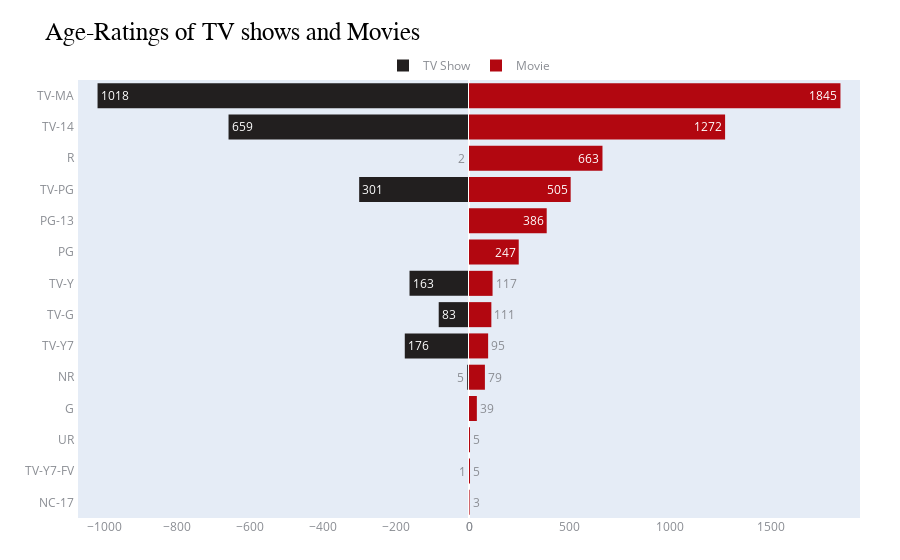

Write notebook code for a chart like this one.
### Code cell
fig = make_subplots(rows=1, cols=2, specs=[[{}, {}]], shared_yaxes=True, horizontal_spacing=0)
# bar plot for tv shows
fig.append_trace(go.Bar(x=df_tv_show.rating, y=df_tv_show.tv_show, orientation='h', showlegend=True, 
                        text=df_tv_show.rating_final, name='TV Show', marker_color='#221f1f'), 1, 1)
# bar plot for movies
fig.append_trace(go.Bar(x=df_movie.rating, y=df_movie.movie, orientation='h', showlegend=True, text=df_movie.rating,
                        name='Movie', marker_color='#b20710'), 1, 2)
fig.update_xaxes(showgrid=False)
fig.update_yaxes(showgrid=False, categoryorder='total ascending', ticksuffix=' ', showline=False)
fig.update_traces(hovertemplate=None, marker=dict(line=dict(width=0)))
fig.update_layout(title='Age-Ratings of TV shows and Movies',
                  margin=dict(t=80, b=0, l=70, r=40),
                  hovermode="y unified", 
                  xaxis_title=' ', yaxis_title=" ",
#                   plot_bgcolor='#333', paper_bgcolor='#333',
                  title_font=dict(size=25, color="black", family="Calibri Black"),
                  font=dict(color='#8a8d93'),
                  legend=dict(orientation="h", yanchor="bottom", y=1, xanchor="center", x=0.5),
                  hoverlabel=dict(bgcolor="black", font_size=13, font_family="Lato, sans-serif"))
fig.add_annotation(dict(x=0.81, y=0.6, ax=0, ay=0,
                    xref = "paper", yref = "paper"

                  ))
fig.add_annotation(dict(x=0.2, y=0.2, ax=0, ay=0,
                    xref = "paper", yref = "paper",

                  ))

### Figure 1 — Plotly figure (JSON) as saved in the notebook; plotly's stock layout.template omitted (floating-point values rounded to 4 significant figures)
{"data": [{"marker": {"color": "#221f1f", "line": {"width": 0}}, "name": "TV Show", "orientation": "h", "showlegend": true, "text": ["1018", "659", "301", "176", "163", "83", "5", "2", "1"], "type": "bar", "x": [-1018, -659, -301, -176, -163, -83, -5, -2, -1], "xaxis": "x", "y": ["TV-MA", "TV-14", "TV-PG", "TV-Y7", "TV-Y", "TV-G", "NR", "R", "TV-Y7-FV"], "yaxis": "y"}, {"marker": {"color": "#b20710", "line": {"width": 0}}, "name": "Movie", "orientation": "h", "showlegend": true, "text": ["1845", "1272", "663", "505", "386", "247", "117", "111", "95", "79", "39", "5", "5", "3"], "type": "bar", "x": [1845, 1272, 663, 505, 386, 247, 117, 111, 95, 79, 39, 5, 5, 3], "xaxis": "x2", "y": ["TV-MA", "TV-14", "R", "TV-PG", "PG-13", "PG", "TV-Y", "TV-G", "TV-Y7", "NR", "G", "TV-Y7-FV", "UR", "NC-17"], "yaxis": "y2"}], "layout": {"annotations": [{"ax": 0, "ay": 0, "x": 0.81, "xref": "paper", "y": 0.6, "yref": "paper"}, {"ax": 0, "ay": 0, "x": 0.2, "xref": "paper", "y": 0.2, "yref": "paper"}], "font": {"color": "#8a8d93"}, "hoverlabel": {"bgcolor": "black", "font": {"family": "Lato, sans-serif", "size": 13}}, "hovermode": "y unified", "legend": {"orientation": "h", "x": 0.5, "xanchor": "center", "y": 1, "yanchor": "bottom"}, "margin": {"b": 0, "l": 70, "r": 40, "t": 80}, "title": {"font": {"color": "black", "family": "Calibri Black", "size": 25}, "text": "Age-Ratings of TV shows and Movies"}, "xaxis": {"anchor": "y", "domain": [0, 0.5], "showgrid": false, "title": {"text": " "}}, "xaxis2": {"anchor": "y2", "domain": [0.5, 1], "showgrid": false}, "yaxis": {"anchor": "x", "categoryorder": "total ascending", "domain": [0, 1], "showgrid": false, "showline": false, "ticksuffix": " ", "title": {"text": " "}}, "yaxis2": {"anchor": "x2", "categoryorder": "total ascending", "domain": [0, 1], "matches": "y", "showgrid": false, "showline": false, "showticklabels": false, "ticksuffix": " "}}}
